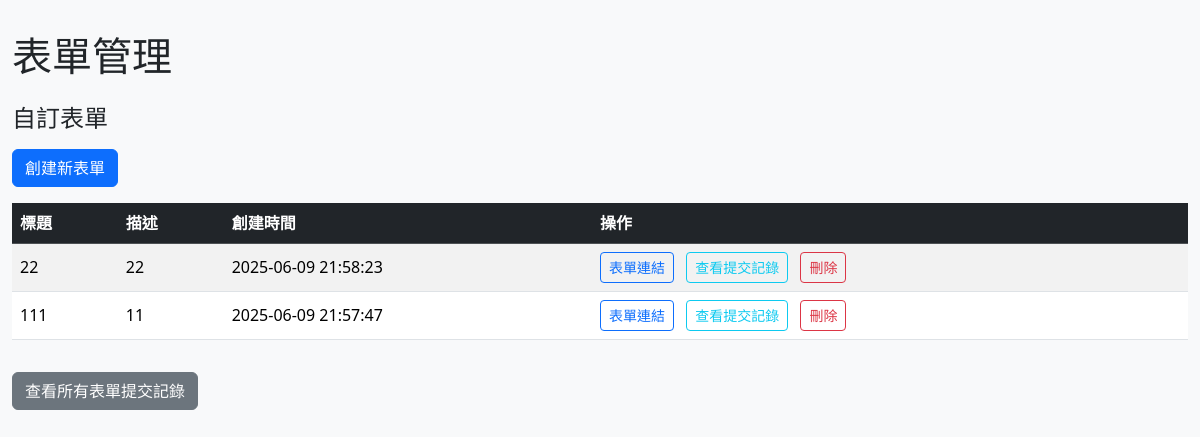
The app's page /form_admin with its own data.
### tables this page shows
CREATE TABLE forms (
                    id INTEGER PRIMARY KEY AUTOINCREMENT,
                    title TEXT NOT NULL,
                    description TEXT,
                    custom_fields JSON NOT NULL,
                    table_name TEXT,
                    created_at TEXT NOT NULL
                );

### app.py (the view)
@app.route('/form_admin')
def form_admin():
    try:
        forms = db_manager.get_all_forms()
    except sqlite3.Error:
        forms = []
    return render_template('form_admin.html', forms=forms)

### app.py (called while the page is built)
    @contextmanager
    def get_db_connection(self):
        conn = sqlite3.connect(self.db_path)
        conn.row_factory = sqlite3.Row
        try:
            yield conn
        except sqlite3.Error as e:
            print(f"資料庫操作錯誤: {e}")
            conn.rollback()
            raise
        finally:
            if conn:
                conn.close()

    def get_all_forms(self) -> List[sqlite3.Row]:
        with self.get_db_connection() as conn:
            return conn.execute('SELECT * FROM forms ORDER BY id DESC').fetchall()

### templates/form_admin.html (shortened to what this page needs)
<!DOCTYPE html>
<html lang="zh-TW">
<head>
    <link href="https://cdn.jsdelivr.net/npm/bootstrap@5.3.3/dist/css/bootstrap.min.css" rel="stylesheet">
</head>
<body>
    <div class="container">
        <h1 class="mb-4">表單管理</h1>
        <h2 class="h4 mb-3">自訂表單</h2>
        <a href="{{ url_for('create_form') }}" class="btn btn-primary mb-3">創建新表單</a>
        {% if forms %}
        <div class="table-responsive">
            <table class="table table-striped table-hover">
                <thead class="table-dark">
                    <tr>
                        <th scope="col">標題</th>
                        <th scope="col">描述</th>
                        <th scope="col">創建時間</th>
                        <th scope="col">操作</th>
                    </tr>
                </thead>
                <tbody>
                    {% for form in forms %}
                    <tr>
                        <td>{{ form.title }}</td>
                        <td>{{ form.description or '' }}</td>
                        <td>{{ form.created_at }}</td>
                        <td class="action-links">
                            <a href="{{ url_for('dynamic_form', form_id=form.id) }}" class="btn btn-sm btn-outline-primary">表單連結</a>
                            <a href="{{ url_for('admin_form_submissions', form_id=form.id) }}" class="btn btn-sm btn-outline-info">查看提交記錄</a>
                            <a href="{{ url_for('delete_form', form_id=form.id) }}" class="btn btn-sm btn-outline-danger" onclick="return confirm('確定要刪除此表單嗎？')">刪除</a>
                        </td>
                    </tr>
                    {% endfor %}
                </tbody>
            </table>
        </div>
        {% else %}
        <div class="alert alert-info" role="alert">
            尚無自訂表單
        </div>
        {% endif %}
        <a href="{{ url_for('admin_form_submissions') }}" class="btn btn-secondary mt-3">查看所有表單提交記錄</a>
    </div>
</body>
</html>

### templates/form_admin.html (style rules this page uses)
body { background-color: #f8f9fa; }
.container { max-width: 1200px; margin-top: 2rem; margin-bottom: 2rem; }
.table th, .table td { vertical-align: middle; }
.action-links a { margin-right: 0.5rem; }

### records on screen
forms: title "22", description "22", created_at "2025-06-09 21:58:23"
forms: title "111", description "11", created_at "2025-06-09 21:57:47"
